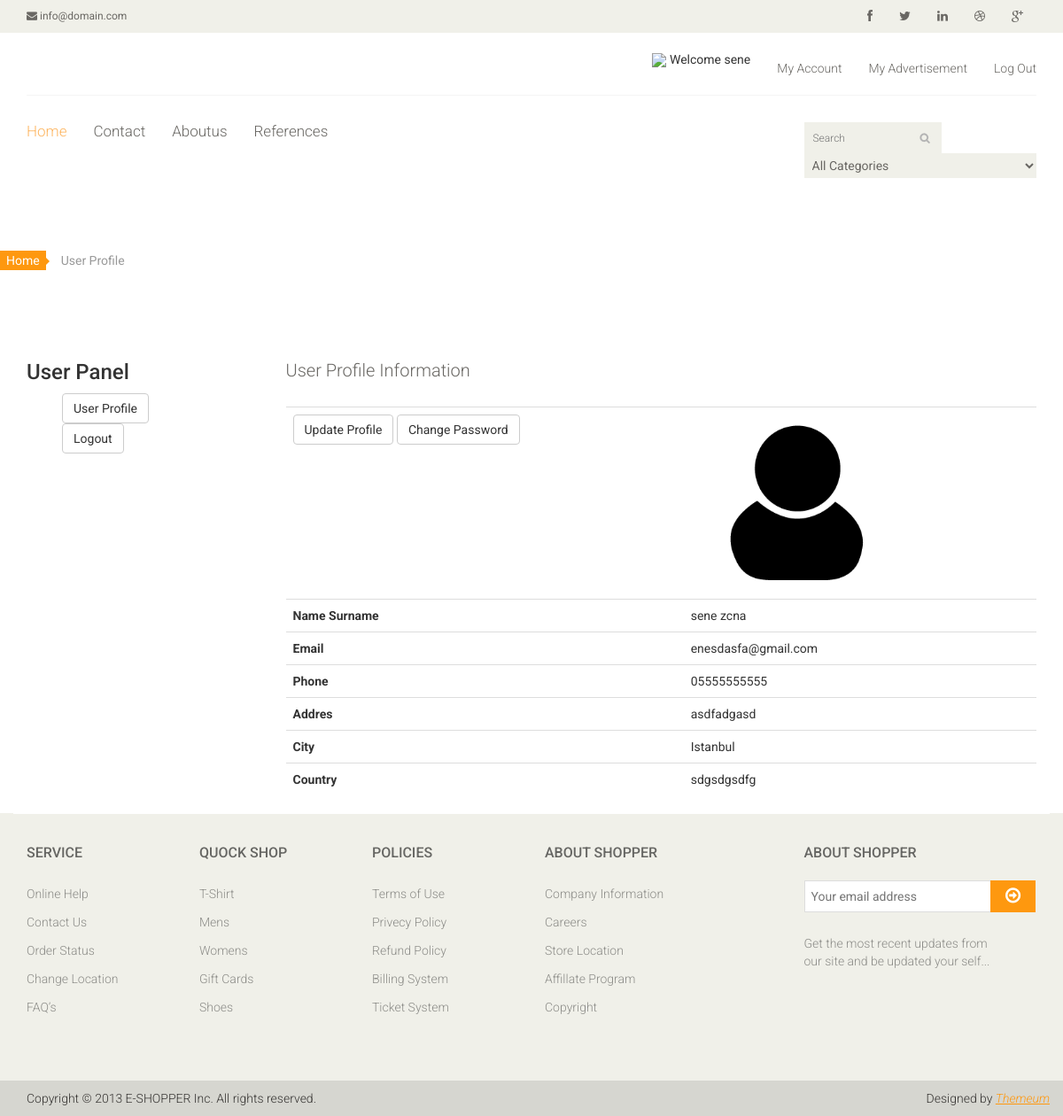
The page /user/ (signed in) on the database its author committed.
### user/models.py (models this page shows, shortened)
class UserProfile(models.Model):
    user = models.OneToOneField(User, on_delete=models.CASCADE)
    phone = models.CharField(blank=True, max_length=20)
    address = models.CharField(blank=True, max_length=150)
    city = models.CharField(blank=True, max_length=20)
    country = models.CharField(blank=True, max_length=50)
    image = models.ImageField(blank=True, upload_to='images/users/')
    def image_tag(self):
        return mark_safe('<img src="{}" height="50"/>'.format(self.image.url))
    image_tag.short_description = 'Image'

### user/views.py (the view)
# urls.py: path('', views.index, name='index'),
def index(request):
    category = Category.objects.all()
    current_user = request.user  # Access User Session information
    profile = UserProfile.objects.get(user_id=current_user.id)
    context = {'category': category,
        'profile': profile}
    return render(request, 'user_profile.html', context)

### user/templates/user_profile.html (shortened to what this page needs)
{%  extends "homebase.html" %}
{% block content %}
    <div class="breadcrumbs">
				<ol class="breadcrumb">
				  <li><a href="#">Home</a></li>
				  <li class="active">User Profile</li>
				</ol>
    </div>
    <div class="section">
        <div class="container">
            <div class="row">
                <div class="col-sm-3">
					{% include "user_panel.html" %}
				</div>
                <div class="col-sm-9">
                    <div>
                        <div class="login-form">
                            <h2>User Profile Information</h2>
                        </div>
                    </div>
                    <table class="shopping-cart-table table">
                        <tr>
                            <th class="text-left">
                                <a href="/user/update" class="btn btn-default">Update Profile</a>
                                <a href="/user/password" class="btn btn-default">Change Password</a>
                            </th>
                            <td><img src="{{ profile.image.url }}" style="border-radius: 45px; height: 200px "></td>
                        </tr>
                        <tr>
                            <th class="text-left">Name Surname</th>
                            <td class="text-left">{{ user.first_name}} {{ user.last_name}} </td>
                        </tr>
                        <tr>
                            <th class="text-left">Email</th>
                            <td class="text-left">{{ profile.user.email}}</td>
                        </tr>
                        <tr>
                            <th class="text-left">Phone</th>
                            <td class="text-left">{{ profile.phone}}</td>
                        </tr>
                        <tr>
                            <th class="text-left">Addres</th>
                            <td class="text-left">{{ profile.address}}</td>
                        </tr>
                        <tr>
                            <th class="text-left">City</th>
                            <td class="text-left">{{ profile.city}}</td>
                        </tr>
                        <tr>
                            <th class="text-left">Country</th>
                            <td class="text-left">{{ profile.country}}</td>
                        </tr>
                    </table>
				</div>
            </div>
        </div>
    </div>
{% endblock %}

### home/templates/header.html (shortened to what this page needs)
{% load static %}
{% load mptt_tags %}
<header id="header">
		<div class="header_top">
			<div class="container">
				<div class="row">
					<div class="col-sm-6">
						<div class="contactinfo">
							<ul class="nav nav-pills">
								<li><a href="#"><i class="fa fa-envelope"></i> info@domain.com</a></li>
							</ul>
						</div>
					</div>
					<div class="col-sm-6">
						<div class="social-icons pull-right">
							<ul class="nav navbar-nav">
								<li><a href="#"><i class="fa fa-facebook"></i></a></li>
								<li><a href="#"><i class="fa fa-twitter"></i></a></li>
								<li><a href="#"><i class="fa fa-linkedin"></i></a></li>
								<li><a href="#"><i class="fa fa-dribbble"></i></a></li>
								<li><a href="#"><i class="fa fa-google-plus"></i></a></li>
							</ul>
						</div>
					</div>
				</div>
			</div>
		</div>
		<div class="header-middle">
			<div class="container">
				<div class="row">
					<div class="col-sm-4">
					</div>
					<div class="col-sm-8">
						<div class="shop-menu pull-right">
							<ul class="nav navbar-nav">
                                {% if user.id is not None %}
                                <li class="dropdown"><img src="{{ request.session.userimage }}" style="height: 40px"> Welcome {{ user.first_name }}</a></li>
                                <li><a href="/user"></i> My Account</a></li>
                                <li><a href="#"></i>My Advertisement</a></li>
                                <li><a href="/logout"></i> Log Out</a></li>
                                {% else %}
								<li><a href="/login"></i> Login</a></li>
                                <li><a href="/signup"></i>Sign Up</a></li>
                                {%  endif %}
							</ul>
						</div>
					</div>
				</div>
			</div>
		</div>
		<div class="header-bottom">
			<div class="container">
				<div class="row">
					<div class="col-sm-9">
						<div class="mainmenu pull-left">
							<ul class="nav navbar-nav collapse navbar-collapse">
								<li><a href="/" class="active">Home</a></li>
								<li><a href="/contact">Contact</a></li>
                                <li><a href="/aboutus">Aboutus</a></li>
                                <li><a href="/references">References</a></li>
							</ul>
						</div>
					</div>
					<div class="col-sm-3">
                             <div class="search_box pull-right">
                                <form action="/search/" method="post">
                                <input id="query" name="query" class="input search-input" type="text" placeholder="Search">
                                {% load mptt_tags %}
                                <select name="catid"  class="input search-categories">
                                    <option value="0">All Categories</option>
                                </select>
                                </form>
                            </div>
					</div>
				</div>
			</div>
		</div>
	</header>

### home/static/css/main.css (style rules this page uses)
body { font-family: 'Roboto', sans-serif; background:; position: relative; font-weight:400px; }
ul li { list-style: none; }
a { -webkit-transition: 300ms; -moz-transition: 300ms; -o-transition: 300ms; transition: 300ms; }
h1, h2, h3, h4, h5, h6 { font-family: 'Roboto', sans-serif; }
.header_top { background: none repeat scroll 0 0 #F0F0E9; }
.contactinfo ul li:first-child { margin-left: -15px; }
.contactinfo ul li a { font-size: 12px; color: #696763; font-family: 'Roboto', sans-serif; }
.social-icons ul li a { border: 0 none; border-radius: 0; color: #696763; padding:0px; }
.social-icons ul li { display:inline-block; }
.social-icons ul li a i { padding: 11px 15px; transition: all 0.9s ease 0s; -moz-transition: all 0.9s ease 0s; -webkit-transition: all 0.9s ease 0s; -o-transition: all 0.9s ease 0s; }
.header-middle .container .row { border-bottom: 1px solid #f5f5f5; margin-left: 0; margin-right: 0; padding-bottom: 20px; padding-top: 20px; }
.header-middle .container .row .col-sm-4 { padding-left: 0; }
.header-middle .container .row .col-sm-8 { padding-right:0; }
.shop-menu ul li { display:inline-block; padding-left: 15px; padding-right: 15px; }
.shop-menu ul li:last-child { padding-right: 0; }
.shop-menu ul li a { background: #FFFFFF; color: #696763; font-family: 'Roboto', sans-serif; font-size: 14px; font-weight: 300; padding:0; padding-right: 0; margin-top: 10px; }
.header-bottom { padding-bottom: 30px; padding-top: 30px; }
.navbar-collapse.collapse { padding-left: 0; }
.mainmenu ul li { padding-right: 15px; padding-left: 15px; }
.mainmenu ul li:first-child { padding-left: 0px; }
.mainmenu ul li a { color: #696763; font-family: 'Roboto', sans-serif; font-size: 17px; font-weight: 300; padding: 0; padding-bottom: 10px; }
.mainmenu ul li a:hover, .mainmenu ul li a.active, .shop-menu ul li a.active { background:none; color:#fdb45e; }
.search_box input { background: #F0F0E9; border: medium none; color: #B2B2B2; font-family: 'roboto'; font-size: 12px; font-weight: 300; height: 35px; outline: medium none; padding-left: 10px; width: 155px; background-image: url(../images/home/searchicon.png); background-repeat: no-repeat; background-position: 130px; }
.login-form h2, .signup-form h2 { color: #696763; font-family: 'Roboto', sans-serif; font-size: 20px; font-weight: 300; margin-bottom: 30px; }
.breadcrumbs { position: relative; }
.breadcrumbs .breadcrumb { background:transparent; margin-bottom: 75px; padding-left: 0; }
.breadcrumbs .breadcrumb li a { background:#FE980F; color: #FFFFFF; padding: 3px 7px; }
.breadcrumbs .breadcrumb li a:after { content:""; height:auto; width: auto; border-width: 8px; border-style: solid; border-color:transparent transparent transparent #FE980F; position: absolute; top: 11px; left:48px; }
.breadcrumbs .breadcrumb > li + li:before { content: " "; }
.user_info input, select, textarea { background: #F0F0E9; border:0; color: #696763; padding: 5px; width: 100%; border-radius: 0; resize: none }

### rows shown on the page
UserProfile: image (placeholder picture), user.email "enesdasfa@gmail.com", phone "05555555555", address "asdfadgasd", city "Istanbul", country "sdgsdgsdfg"

### other values the page prints
{{ user.first_name }} "sene"
{{ user.last_name }} "zcna"
